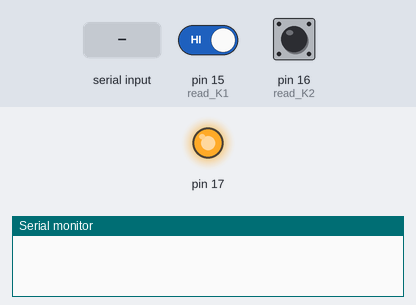
Recording of a sketch running on a simulated Arduino Uno, built with avr-gcc and run on an emulated ATmega328P. Parts: output pins drawn as LEDs (lit = HIGH), the last lines printed to the serial monitor. Inputs (shaded band) come from the test bench; at power-on: pin 15 (read_K1) HIGH, pin 16 (read_K2) HIGH. Pins used as bus, display or sensor lines are not drawn.

Above: at 7.7 s.
7.8 s: "1" received over Serial
9.3 s: "2" received over Serial
10.8 s: pin 15 (read_K1) driven LOW
At 12.6 s:
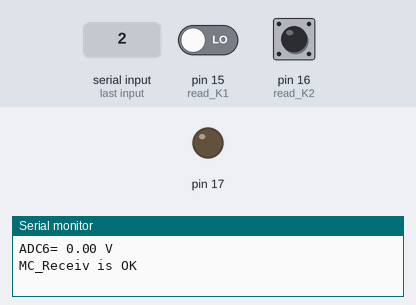
13.7 s: "3" received over Serial
Timing chart, 0 to 16.2 s (numbered marks = the images above; inputs shaded):
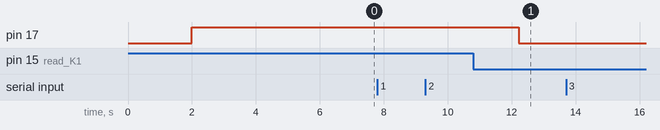

The sketch:

mag1_test.ino
```cpp
#define refernce_volt 2.93

#define lcd_clk_1_on  PORTB |= (1<<7)
#define lcd_clk_1_off PORTB &=~ (1<<7)
#define lcd_clk_2_on  PORTB |= (1<<6)
#define lcd_clk_2_off PORTB &=~ (1<<6)
#define lcd_clk_3_on  PORTD |= (1<<4)
#define lcd_clk_3_off PORTD &=~ (1<<4)
#define lcd_clk_4_on  PORTD |= (1<<3)
#define lcd_clk_4_off PORTD &=~ (1<<3)
#define lcd_LB_on     PORTC |= (1<<0)
#define lcd_LB_off    PORTC &=~ (1<<0)
#define lcd_EN_on     PORTB |= (1<<5)
#define lcd_EN_off    PORTB &=~ (1<<5)

#define lcd_A_on    PORTD |= (1<<7)
#define lcd_A_off   PORTD &=~ (1<<7)
#define lcd_B_on    PORTB |= (1<<0)
#define lcd_B_off   PORTB &=~ (1<<0)
#define lcd_C_on    PORTB |= (1<<2)
#define lcd_C_off   PORTB &=~ (1<<2)
#define lcd_D_on    PORTB |= (1<<3)
#define lcd_D_off   PORTB &=~ (1<<3)
#define lcd_E_on    PORTB |= (1<<4)
#define lcd_E_off   PORTB &=~ (1<<4)
#define lcd_F_on    PORTD |= (1<<6)
#define lcd_F_off   PORTD &=~ (1<<6)
#define lcd_G_on    PORTD |= (1<<5)
#define lcd_G_off   PORTD &=~ (1<<5)
#define lcd_dot_on  PORTB |= (1<<1)
#define lcd_dot_off PORTB &=~ (1<<1)

#define init_lcd_seg1_output  DDRB |= (1<<7)
#define init_lcd_seg2_output  DDRB |= (1<<6)
#define init_lcd_seg3_output  DDRD |= (1<<4)
#define init_lcd_seg4_output  DDRD |= (1<<3)

#define init_lcd_EN_output  DDRB |= (1<<5)
#define init_lcd_LB_output  DDRC |= (1<<0)

#define init_lcd_E_output   DDRB |= (1<<4)
#define init_lcd_D_output   DDRB |= (1<<3)
#define init_lcd_C_output   DDRB |= (1<<2)
#define init_lcd_dot_output DDRB |= (1<<1)
#define init_lcd_B_output   DDRB |= (1<<0)
#define init_lcd_A_output   DDRD |= (1<<7)
#define init_lcd_F_output   DDRD |= (1<<6)
#define init_lcd_G_output   DDRD |= (1<<5)

#define init_button1  DDRC &=~ (1<<1)
#define init_button2  DDRC &=~ (1<<2)
#define read_K2 (1<<2)
#define read_K1 (1<<1)


float batt_volt = 0;
double baseline; // baseline pressure

int counter = 0;

int int_test = 8888;

int int_button_1 = 0, int_button_2 = 0;


void setup() {

  PORTC &= ~(1<<3);
  DDRC |= (1<<3);
//  PORTC |= (1<<3);
  delay(2000);
  //PORTC &= ~(1<<3);
  PORTC |= (1<<3);

  lcd_init();
//  turn_on_lcd();
//  delay(2000);
//  clear_lcd();
//for (int i=0;i<=2;i++)
//{
  test_segment();
//}

  Serial.begin(9600);

  ADMUX = 0b00100110; // ARREF=UREF, ADCH, canal = ADC6
  // 0 -> REF1, 1 -> REF2, 2 -> ADLAR, 3 -> zero, 4 -> MUX3, 5 -> MUX2, 6 -> MUX1, 7 -> MUX0
  ADCSRA = 0b11100111;  // ADC=on, multiple, prescal = 128
  // 0 -> ADEN, 1 -> ADSC, 2 -> ADFR, 3 -> ADIF, 4 -> ADIE, 5 -> ADPS2, 6 -> ADPS1, 7 -> ADPS0

  init_button1;
  init_button2;
}

void loop() {

//  Serial.println("MC_Transmit test is OK");
//  delay(1000);

//  lcd_LB_on;
//  clear_lcd();
//  delay(500);
//  lcd_LB_off;
//  turn_on_lcd();
//  delay(500);
  delay(1);

  displayed( int_test );

  button_1_test();
  button_2_test();

  if (int_test == 8900)
  {
    PORTC &= ~(1<<3);
  }

  char receiv = 0;
  if (Serial.available()>0)
  {
    receiv = Serial.read();
  }

  if (receiv == '1')
  {
    batt_volt = 2*refernce_volt*float(ADCH)/256;
    Serial.print("ADC6= ");
    Serial.print(batt_volt);
    Serial.println(" V");
  }

  if (receiv == '2')
  {
    Serial.println("MC_Receiv is OK");
  }

 if (receiv == '3')
  {
    Serial.println("lcd_EN_on");
    lcd_EN_on;
  }

  if (receiv == '4')
  {
    Serial.println("lcd_EN_off");
    lcd_EN_off;
  }

  //lcd_EN_off;
}
```

button_test.ino
```cpp
void button_2_test()
{
  if ( (PINC&read_K2) == 0)
  {
    int_button_2++;
  }
  else
  {
    int_button_2 = 0;
  }

  if (int_button_2 > 100)
  {
    int_test--;
    int_button_2 = 0;
  }

//  if ( (PINC&read_K2) == 0)
//  {
//    int_test--;
//  }
//  else
//  {
//    int_test++;
//  }

}

void button_1_test()
{
  if ( (PINC&read_K1) == 0)
  {
    int_button_1++;
  }
  else
  {
    int_button_1 = 0;
  }

  if (int_button_1 > 100)
  {
    int_test++;
    int_button_1 = 0;
  }

}
```

displayed.ino
```cpp
/*
void displayed(int int_numb)
{
  //lcd_EN_on;
  num_cut( int_numb );
  //lcd_EN_off;

  seg1_write( byte_seg_1 );
  seg2_write( byte_seg_2 );
  seg3_write( byte_seg_3 );
  seg4_write( byte_seg_4 );
}
*/

void displayed(int int_numb)
{
  byte byte_seg = int_numb%10 ;
  seg_write( byte_seg );
  lcd_clk_4_on;
  lcd_clk_4_off;

  byte_seg = round( (int_numb%100)/10 ) ;
  seg_write( byte_seg );
  lcd_clk_3_on;
  lcd_clk_3_off;

  byte_seg = round( (int_numb%1000)/100 ) ;
  seg_write( byte_seg );
  lcd_clk_2_on;
  lcd_clk_2_off;

  byte_seg = round( int_numb/1000 ) ;
  seg_write( byte_seg );
  lcd_clk_1_on;
  lcd_clk_1_off;

  PORTB &=~ 0b00011111;
  PORTD &=~ 0b11100000;
}
```

init.ino
```cpp
void lcd_init()
{
  init_lcd_LB_output;
  lcd_LB_on;

//  pinMode(PB5, OUTPUT);
//  digitalWrite(PB5, LOW); //en

  init_lcd_EN_output;
  lcd_EN_off;
  //lcd_EN_on;

  //pinMode(PB7, OUTPUT);
  init_lcd_seg1_output;
  lcd_clk_1_off; //clk_1
  //pinMode(PB6, OUTPUT);
  init_lcd_seg2_output;
  lcd_clk_2_off; //clk_2
  //pinMode(PD4, OUTPUT);
  init_lcd_seg3_output;
  lcd_clk_3_off; //clk_3
  //pinMode(PD3, OUTPUT);
  init_lcd_seg4_output;
  lcd_clk_4_off; //clk_4


  //pinMode(PB4, OUTPUT); //E
  init_lcd_E_output;
  //pinMode(PB3, OUTPUT); //D
  init_lcd_D_output;
  //pinMode(PB2, OUTPUT); //C
  init_lcd_C_output;
  //pinMode(PB1, OUTPUT); //dot
  init_lcd_dot_output;
  //pinMode(PB0, OUTPUT); //B
  init_lcd_B_output;
  //pinMode(PD7, OUTPUT); //A
  init_lcd_A_output;
  //pinMode(PD6, OUTPUT); //F
  init_lcd_F_output;
  //pinMode(PD5, OUTPUT); //G
  init_lcd_G_output;

//  ..AAA..
//  .F...B.
//  .F...B.
//  .F...B.
//  ..GGG..
//  .E...C.
//  .E...C.
//  .E...C.
//  ..DDD..dot

}

void clear_lcd()
{
  lcd_clk_1_on;
  lcd_clk_2_on;
  lcd_clk_3_on;
  lcd_clk_4_on;

  lcd_A_off;
  lcd_B_off;
  lcd_C_off;
  lcd_D_off;
  lcd_E_off;
  lcd_F_off;
  lcd_G_off;
  lcd_dot_off;
//  digitalWrite(lcd_A, LOW);
//  digitalWrite(lcd_B, LOW);
//  digitalWrite(lcd_C, LOW);
//  digitalWrite(lcd_D, LOW);
//  digitalWrite(lcd_E, LOW);
//  digitalWrite(lcd_F, LOW);
//  digitalWrite(lcd_G, LOW);
//  digitalWrite(lcd_dot, LOW);

  lcd_clk_1_off;
  lcd_clk_2_off;
  lcd_clk_3_off;
  lcd_clk_4_off;
}

void turn_on_lcd()
{
  lcd_clk_1_on;
  lcd_clk_2_on;
  lcd_clk_3_on;
  lcd_clk_4_on;

  lcd_A_on;
  lcd_B_on;
  lcd_C_on;
  lcd_D_on;
  lcd_E_on;
  lcd_F_on;
  lcd_G_on;
  lcd_dot_on;
//  digitalWrite(lcd_A, HIGH);
//  digitalWrite(lcd_B, HIGH);
//  digitalWrite(lcd_C, HIGH);
//  digitalWrite(lcd_D, HIGH);
//  digitalWrite(lcd_E, HIGH);
//  digitalWrite(lcd_F, HIGH);
//  digitalWrite(lcd_G, HIGH);
//  digitalWrite(lcd_dot, HIGH);

  lcd_clk_1_off;
  lcd_clk_2_off;
  lcd_clk_3_off;
  lcd_clk_4_off;
}
```

segments.ino
```cpp
void seg_write(byte number)
{
  PORTB &=~ 0b00011111;
  PORTD &=~ 0b11100000;

  switch(number)
  {
    case 0:
      PORTB |= 0b00011101;
      PORTD |= 0b11000000;
    break;

    case 1:
      PORTB |= 0b00000101;
      PORTD |= 0b00000000;
    break;

    case 2:
      PORTB |= 0b00011001;
      PORTD |= 0b10100000;
    break;

    case 3:
      PORTB |= 0b00001101;
      PORTD |= 0b10100000;
    break;

    case 4:
      PORTB |= 0b00000101;
      PORTD |= 0b01100000;
    break;

    case 5:
      PORTB |= 0b00001100;
      PORTD |= 0b11100000;
    break;

    case 6:
      PORTB |= 0b00011100;
      PORTD |= 0b11100000;
    break;

    case 7:
      PORTB |= 0b00000101;
      PORTD |= 0b10000000;
    break;

    case 8:
      PORTB |= 0b00011101;
      PORTD |= 0b11100000;
    break;

    case 9:
      PORTB |= 0b00001101;
      PORTD |= 0b11100000;
    break;

    case 10:
      PORTB |= 0b00000000;
      PORTD |= 0b00000000;
    break;

    default:
      break;
  }

  //PORTB &=~ 0b00011111;
  //PORTD &=~ 0b11100000;
}

//
//void seg1_write(byte number)
//{
//  PORTB &=~ 0b00011111;
//  PORTD &=~ 0b11100000;
//
//  switch(number)
//  {
//    case 0:
//      PORTB |= 0b00011101;
//      PORTD |= 0b11000000;
//    break;
//
//    case 1:
//      PORTB |= 0b00000101;
//      PORTD |= 0b00000000;
//    break;
//
//    case 2:
//      PORTB |= 0b00011001;
//      PORTD |= 0b10100000;
//    break;
//
//    case 3:
//      PORTB |= 0b00001101;
//      PORTD |= 0b10100000;
//    break;
//
//    case 4:
//      PORTB |= 0b00000101;
//      PORTD |= 0b01100000;
//    break;
//
//    case 5:
//      PORTB |= 0b00001100;
//      PORTD |= 0b11100000;
//    break;
//
//    case 6:
//      PORTB |= 0b00011100;
//      PORTD |= 0b11100000;
//    break;
//
//    case 7:
//      PORTB |= 0b00000101;
//      PORTD |= 0b10000000;
//    break;
//
//    case 8:
//      PORTB |= 0b00011101;
//      PORTD |= 0b11100000;
//    break;
//
//    case 9:
//      PORTB |= 0b00001101;
//      PORTD |= 0b11100000;
//    break;
//
//    case 10:
//      PORTB |= 0b00000000;
//      PORTD |= 0b00000000;
//    break;
//
//    default:
//      break;
//  }
//
//  lcd_clk_1_on;
//
////  delay(1);
//
//  lcd_clk_1_off;
//
//  PORTB &=~ 0b00011111;
//  PORTD &=~ 0b11100000;
//}
//
//void seg2_write(byte number)
//{
//  PORTB &=~ 0b00011111;
//  PORTD &=~ 0b11100000;
//
//  switch(number)
//  {
//    case 0:
//      PORTB |= 0b00011101;
//      PORTD |= 0b11000000;
//    break;
//
//    case 1:
//      PORTB |= 0b00000101;
//      PORTD |= 0b00000000;
//    break;
//
//    case 2:
//      PORTB |= 0b00011001;
//      PORTD |= 0b10100000;
//    break;
//
//    case 3:
//      PORTB |= 0b00001101;
//      PORTD |= 0b10100000;
//    break;
//
//    case 4:
//      PORTB |= 0b00000101;
//      PORTD |= 0b01100000;
//    break;
//
//    case 5:
//      PORTB |= 0b00001100;
//      PORTD |= 0b11100000;
//    break;
//
//    case 6:
//      PORTB |= 0b00011100;
//      PORTD |= 0b11100000;
//    break;
//
//    case 7:
//      PORTB |= 0b00000101;
//      PORTD |= 0b10000000;
//    break;
//
//    case 8:
//      PORTB |= 0b00011101;
//      PORTD |= 0b11100000;
//    break;
//
//    case 9:
//      PORTB |= 0b00001101;
//      PORTD |= 0b11100000;
//    break;
//
//    case 10:
//      PORTB |= 0b00000000;
//      PORTD |= 0b00000000;
//    break;
//
//    default:
//      break;
//  }
//
//  lcd_clk_2_on;
//
////  delay(1);
//
//  lcd_clk_2_off;
//
//  PORTB &=~ 0b00011111;
//  PORTD &=~ 0b11100000;
//}
//
//void seg3_write(byte number)
//{
//  PORTB &=~ 0b00011111;
//  PORTD &=~ 0b11100000;
//
//  switch(number)
//  {
//    case 0:
//      PORTB |= 0b00011101;
//      PORTD |= 0b11000000;
//    break;
//
//    case 1:
//      PORTB |= 0b00000101;
//      PORTD |= 0b00000000;
//    break;
//
//    case 2:
//      PORTB |= 0b00011001;
//      PORTD |= 0b10100000;
//    break;
//
//    case 3:
//      PORTB |= 0b00001101;
//      PORTD |= 0b10100000;
//    break;
//
//    case 4:
//      PORTB |= 0b00000101;
//      PORTD |= 0b01100000;
//    break;
//
//    case 5:
//      PORTB |= 0b00001100;
//      PORTD |= 0b11100000;
//    break;
//
//    case 6:
//      PORTB |= 0b00011100;
//      PORTD |= 0b11100000;
//    break;
//
//    case 7:
//      PORTB |= 0b00000101;
//      PORTD |= 0b10000000;
//    break;
//
//    case 8:
//      PORTB |= 0b00011101;
//      PORTD |= 0b11100000;
//    break;
//
//    case 9:
//      PORTB |= 0b00001101;
//      PORTD |= 0b11100000;
//    break;
//
//    case 10:
//      PORTB |= 0b00000000;
//      PORTD |= 0b00000000;
//    break;
//
//    default:
//      break;
//  }
//  lcd_clk_3_on;
//
////  delay(1);
//
//  lcd_clk_3_off;
//
//  PORTB &=~ 0b00011111;
//  PORTD &=~ 0b11100000;
//}
//
//void seg4_write(byte number)
//{
//  PORTB &=~ 0b00011111;
//  PORTD &=~ 0b11100000;
//
//  switch(number)
//  {
//    case 0:
//      PORTB |= 0b00011101;
//      PORTD |= 0b11000000;
//    break;
//
//    case 1:
//      PORTB |= 0b00000101;
//      PORTD |= 0b00000000;
//    break;
//
//    case 2:
//      PORTB |= 0b00011001;
//      PORTD |= 0b10100000;
//    break;
//
//    case 3:
//      PORTB |= 0b00001101;
//      PORTD |= 0b10100000;
//    break;
//
//    case 4:
//      PORTB |= 0b00000101;
//      PORTD |= 0b01100000;
//    break;
//
//    case 5:
//      PORTB |= 0b00001100;
//      PORTD |= 0b11100000;
//    break;
//
//    case 6:
//      PORTB |= 0b00011100;
//      PORTD |= 0b11100000;
//    break;
//
//    case 7:
//      PORTB |= 0b00000101;
//      PORTD |= 0b10000000;
//    break;
//
//    case 8:
//      PORTB |= 0b00011101;
//      PORTD |= 0b11100000;
//    break;
//
//    case 9:
//      PORTB |= 0b00001101;
//      PORTD |= 0b11100000;
//    break;
//
//    case 10:
//      PORTB |= 0b00000000;
//      PORTD |= 0b00000000;
//    break;
//
//    default:
//      break;
//  }
//  lcd_clk_4_on;
//
////  delay(1);
//
//  lcd_clk_4_off;
//
//  PORTB &=~ 0b00011111;
//  PORTD &=~ 0b11100000;
//}
////  ..AAA..
////  .F...B.
////  .F...B.
////  .F...B.
////  ..GGG..
////  .E...C.
////  .E...C.
////  .E...C.
////  ..DDD..dot
////
//// portB 0b000EDC.B
//// portD 0bAFG00000
```

test_segment.ino
```cpp
void test_segment()
{
  //lcd_EN_off;

  clear_lcd();
  lcd_LB_on;
  delay(500);
  lcd_LB_off;

  clear_lcd();
  lcd_clk_1_on;
  lcd_clk_2_on;
  lcd_clk_3_on;
  lcd_clk_4_on;
  lcd_A_on;
  lcd_clk_1_off;
  lcd_clk_2_off;
  lcd_clk_3_off;
  lcd_clk_4_off;
  delay(500);

  clear_lcd();
  lcd_clk_1_on;
  lcd_clk_2_on;
  lcd_clk_3_on;
  lcd_clk_4_on;
  lcd_B_on;
  lcd_clk_1_off;
  lcd_clk_2_off;
  lcd_clk_3_off;
  lcd_clk_4_off;
  delay(500);

  clear_lcd();
  lcd_clk_1_on;
  lcd_clk_2_on;
  lcd_clk_3_on;
  lcd_clk_4_on;
  lcd_C_on;
  lcd_clk_1_off;
  lcd_clk_2_off;
  lcd_clk_3_off;
  lcd_clk_4_off;
  delay(500);

  clear_lcd();
  lcd_clk_1_on;
  lcd_clk_2_on;
  lcd_clk_3_on;
  lcd_clk_4_on;
  lcd_D_on;
  lcd_clk_1_off;
  lcd_clk_2_off;
  lcd_clk_3_off;
  lcd_clk_4_off;
  delay(500);

  clear_lcd();
  lcd_clk_1_on;
  lcd_clk_2_on;
  lcd_clk_3_on;
  lcd_clk_4_on;
  lcd_E_on;
  lcd_clk_1_off;
  lcd_clk_2_off;
  lcd_clk_3_off;
  lcd_clk_4_off;
  delay(500);

  clear_lcd();
  lcd_clk_1_on;
  lcd_clk_2_on;
  lcd_clk_3_on;
  lcd_clk_4_on;
  lcd_F_on;
  lcd_clk_1_off;
  lcd_clk_2_off;
  lcd_clk_3_off;
  lcd_clk_4_off;
  delay(500);

  clear_lcd();
  lcd_clk_1_on;
  lcd_clk_2_on;
  lcd_clk_3_on;
  lcd_clk_4_on;
  lcd_G_on;
  lcd_clk_1_off;
  lcd_clk_2_off;
  lcd_clk_3_off;
  lcd_clk_4_off;
  delay(500);

  clear_lcd();
  lcd_clk_1_on;
  lcd_clk_2_on;
  lcd_clk_3_on;
  lcd_clk_4_on;
  lcd_dot_on;
  lcd_clk_1_off;
  lcd_clk_2_off;
  lcd_clk_3_off;
  lcd_clk_4_off;
  delay(500);

  //lcd_EN_on;
}
```

Measured:
- after the input at 10.8 s, pin 17: HIGH → LOW after 1.4 s
